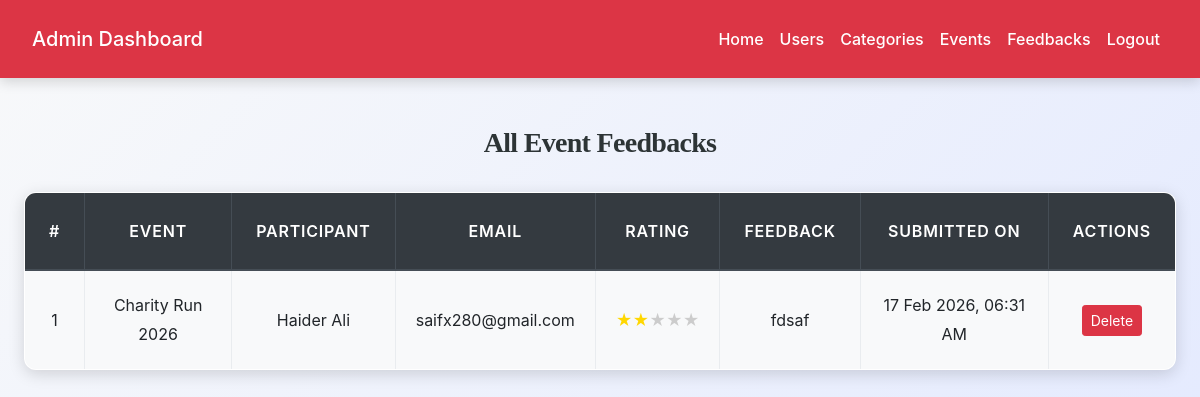
Screenshot of /admin/manage_feedback.php (signed in) with the database file from the repository.
### tables this page shows
CREATE TABLE `event_feedback` (
  `id` int(11) NOT NULL,
  `event_id` int(11) NOT NULL,
  `user_id` int(11) NOT NULL,
  `rating` tinyint(4) NOT NULL CHECK (`rating` between 1 and 5),
  `feedback_text` text DEFAULT NULL,
  `submitted_at` timestamp NOT NULL DEFAULT current_timestamp()
);

CREATE TABLE `events` (
  `event_id` int(11) NOT NULL,
  `title` varchar(255) NOT NULL,
  `description` text NOT NULL,
  `organizer_id` int(11) NOT NULL,
  `category_id` int(11) DEFAULT NULL,
  `event_type` enum('physical','virtual') NOT NULL DEFAULT 'physical',
  `venue` varchar(255) DEFAULT NULL,
  `meeting_link` varchar(255) DEFAULT NULL,
  `start_datetime` datetime NOT NULL,
  `end_datetime` datetime NOT NULL,
  `capacity` int(11) DEFAULT 0,
  `registration_deadline` datetime DEFAULT NULL,
  `status` enum('pending','approved','rejected','cancelled','completed') DEFAULT 'pending',
  `banner_image` varchar(255) DEFAULT NULL,
  `created_at` datetime DEFAULT current_timestamp(),
  `updated_at` datetime DEFAULT current_timestamp() ON UPDATE current_timestamp()
);

CREATE TABLE `users` (
  `id` int(11) NOT NULL,
  `role` enum('Student','Faculty','Event Organizer') NOT NULL,
  `department` varchar(100) NOT NULL,
  `first_name` varchar(100) NOT NULL,
  `last_name` varchar(100) NOT NULL,
  `email` varchar(150) NOT NULL,
  `password_hash` varchar(255) NOT NULL,
  `phone` varchar(20) DEFAULT NULL,
  `profile_image` varchar(255) DEFAULT NULL,
  `system_notifications` tinyint(1) DEFAULT 1,
  `status` enum('pending','active','suspended') DEFAULT 'pending',
  `created_at` timestamp NOT NULL DEFAULT current_timestamp(),
  `updated_at` timestamp NOT NULL DEFAULT current_timestamp() ON UPDATE current_timestamp()
);

### admin/manage_feedback.php (the view, shortened to what this page needs)
<?php
include('config.php');
$sql = "
SELECT
    ef.id AS feedback_id,
    ef.rating,
    ef.feedback_text,
    ef.submitted_at,
    u.first_name,
    u.last_name,
    u.email,
    e.title AS event_title,
    e.event_id
FROM event_feedback ef
INNER JOIN events e ON ef.event_id = e.event_id
INNER JOIN users u ON ef.user_id = u.id
ORDER BY ef.submitted_at DESC
";
$result = $conn->query($sql);
?>
<!DOCTYPE html>
<html lang="en">
<head>
    <link rel="stylesheet" href="https://maxcdn.bootstrapcdn.com/bootstrap/4.5.2/css/bootstrap.min.css">
    <link rel="stylesheet" href="../css/style.css">
</head>
<body>
<?php include('admin_navbar.php'); ?>
<div class="container mt-5">
    <h3 class="mb-4">All Event Feedbacks</h3>
    <table class="table table-bordered table-hover">
        <thead class="thead-dark">
            <tr>
                <th>#</th>
                <th>Event</th>
                <th>Participant</th>
                <th>Email</th>
                <th>Rating</th>
                <th>Feedback</th>
                <th>Submitted On</th>
                <th>Actions</th>
            </tr>
        </thead>
        <tbody>
            <?php if($result->num_rows > 0): ?>
                <?php while($row = $result->fetch_assoc()): ?>
                    <tr>
                        <td><?= $row['feedback_id']; ?></td>
                        <td>
                            <?= htmlspecialchars($row['event_title']); ?>
                            <br>
                        </td>
                        <td><?= htmlspecialchars($row['first_name'].' '.$row['last_name']); ?></td>
                        <td><?= htmlspecialchars($row['email']); ?></td>
                        <td>
                            <?php
                                for ($i=1; $i<=5; $i++) {
                                    echo $i <= $row['rating'] ? '<span style="color:gold;">&#9733;</span>' : '<span style="color:#ccc;">&#9733;</span>';
                                }
                            ?>
                        </td>
                        <td><?= nl2br(htmlspecialchars($row['feedback_text'])); ?></td>
                        <td><?= date("d M Y, h:i A", strtotime($row['submitted_at'])); ?></td>
                        <td>
                            <form method="POST" onsubmit="return confirm('Delete this feedback?');">
                                <button class="btn btn-danger btn-sm">Delete</button>
                            </form>
                        </td>
                    </tr>
                <?php endwhile; ?>
            <?php else: ?>
                <tr>
                    <td colspan="8" class="text-center">No feedbacks found.</td>
                </tr>
            <?php endif; ?>
        </tbody>
    </table>
</div>
</body>
</html>

### css/style.css (style rules this page uses)
:root { --primary: #007bff; --secondary: #6c757d; --success: #28a745; --info: #17a2b8; --warning: #ffc107; --danger: #dc3545; --light: #f8f9fa; --dark: #2d3436; --accent: #ff6f61; --highlight: #6f42c1; --shadow: rgba(0, 0, 0, 0.15); --transition: all 0.3s ease-in-out; }
body { font-family: 'Inter', 'Segoe UI', Tahoma, Geneva, Verdana, sans-serif; background: linear-gradient(135deg, var(--light) 0%, #e0e7ff 100%); color: var(--dark); line-height: 1.8; margin: 0; padding: 0; min-height: 100vh; font-size: 16px; }
h1, h2, h3, h4 { text-align: center; margin: 2.5rem 0; font-family: 'Georgia', 'Times New Roman', serif; color: var(--dark); font-weight: 700; letter-spacing: -0.025em; }
h3 { font-size: 1.75rem; }
.container { max-width: 1200px; margin: 0 auto 3rem; padding: 0 1.5rem; }
.table { width: 100%; border-collapse: collapse; margin: 2rem 0; font-size: 1rem; background-color: #ffffff; border-radius: 12px; overflow: hidden; box-shadow: 0 4px 16px var(--shadow); transition: var(--transition); }
.table th, .table td { padding: 1.25rem; border: 1px solid #e9ecef; text-align: center; vertical-align: middle; }
.table thead th { background-color: rgb(0, 0, 0); color: white; font-weight: 600; text-transform: uppercase; letter-spacing: 0.05em; padding: 1.5rem; }
.table tbody tr { transition: var(--transition); }
.table tbody tr:nth-child(odd) { background-color: var(--light); }

### rows the page displays
event_feedback: id "1", event.title "Charity Run 2026", user.last_name "Haider Ali", user.email "saifx280@gmail.com", rating 2 (drawn), feedback_text "fdsaf", submitted_at "17 Feb 2026, 06:31 AM"
